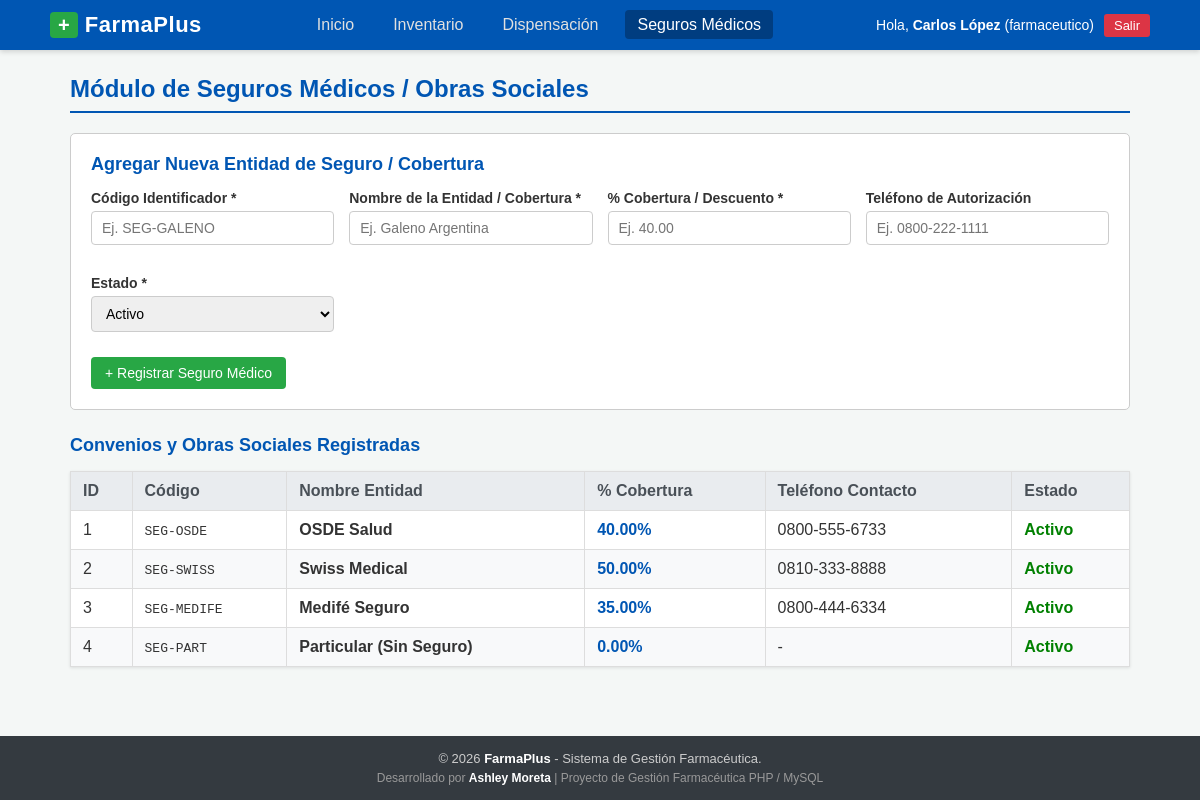
The app's page /seguros.php (signed in) with its own data.
### tables this page shows
CREATE TABLE IF NOT EXISTS `seguros` (
  `id` INT AUTO_INCREMENT PRIMARY KEY,
  `codigo` VARCHAR(20) NOT NULL UNIQUE,
  `nombre` VARCHAR(100) NOT NULL,
  `cobertura_porcentaje` DECIMAL(5,2) NOT NULL DEFAULT 0.00,
  `telefono` VARCHAR(30) NULL,
  `estado` ENUM('activo', 'inactivo') DEFAULT 'activo'
);

### seguros.php (the view, shortened to what this page needs)
<?php
require_once 'header.php';
$seguros = $pdo->query("SELECT * FROM seguros ORDER BY id ASC")->fetchAll();
?>
<h1 class="titulo-pagina">Módulo de Seguros Médicos / Obras Sociales</h1>
<div class="card-formulario">
    <h2 style="font-size: 18px; margin-bottom: 15px; color: #0056b3;">Agregar Nueva Entidad de Seguro / Cobertura</h2>
    <form method="POST" action="seguros.php">
        <div style="display: grid; grid-template-columns: repeat(auto-fit, minmax(200px, 1fr)); gap: 15px;">
            <div class="grupo-form">
                <label for="codigo">Código Identificador *</label>
                <input type="text" id="codigo" name="codigo" required placeholder="Ej. SEG-GALENO">
            </div>
            <div class="grupo-form">
                <label for="nombre">Nombre de la Entidad / Cobertura *</label>
                <input type="text" id="nombre" name="nombre" required placeholder="Ej. Galeno Argentina">
            </div>
            <div class="grupo-form">
                <label for="cobertura_porcentaje">% Cobertura / Descuento *</label>
                <input type="number" step="0.01" min="0" max="100" id="cobertura_porcentaje" name="cobertura_porcentaje" required placeholder="Ej. 40.00">
            </div>
            <div class="grupo-form">
                <label for="telefono">Teléfono de Autorización</label>
                <input type="text" id="telefono" name="telefono" placeholder="Ej. 0800-222-1111">
            </div>
            <div class="grupo-form">
                <label for="estado">Estado *</label>
                <select id="estado" name="estado">
                    <option value="activo">Activo</option>
                </select>
            </div>
        </div>
        <button type="submit" class="btn btn-exito" style="margin-top: 10px;">+ Registrar Seguro Médico</button>
    </form>
</div>
<h2 style="font-size: 18px; color: #0056b3; margin-top: 20px;">Convenios y Obras Sociales Registradas</h2>
<table class="tabla-datos">
    <thead>
        <tr>
            <th>ID</th>
            <th>Código</th>
            <th>Nombre Entidad</th>
            <th>% Cobertura</th>
            <th>Teléfono Contacto</th>
            <th>Estado</th>
        </tr>
    </thead>
    <tbody>
        <?php foreach ($seguros as $s): ?>
            <tr>
                <td><?= $s['id'] ?></td>
                <td><code><?= htmlspecialchars($s['codigo']) ?></code></td>
                <td><strong><?= htmlspecialchars($s['nombre']) ?></strong></td>
                <td><span style="color: #0056b3; font-weight: bold;"><?= number_format($s['cobertura_porcentaje'], 2) ?>%</span></td>
                <td><?= htmlspecialchars($s['telefono']) ?></td>
                <td>
                    <?php if ($s['estado'] == 'activo'): ?>
                        <span style="color: green; font-weight: bold;">Activo</span>
                    <?php else: ?>
                        <span style="color: gray;">Inactivo</span>
                    <?php endif; ?>
                </td>
            </tr>
        <?php endforeach; ?>
    </tbody>
</table>
<?php require_once 'footer.php'; ?>

### css/estilos.css (style rules this page uses)
* { box-sizing: border-box; margin: 0; padding: 0; }
body { font-family: Arial, Helvetica, sans-serif; background-color: #f4f7f6; color: #333333; display: flex; flex-direction: column; min-height: 100vh; }
.titulo-pagina { font-size: 24px; color: #0056b3; border-bottom: 2px solid #0056b3; padding-bottom: 8px; margin-bottom: 20px; }
.tabla-datos { width: 100%; border-collapse: collapse; background-color: #ffffff; margin-top: 15px; box-shadow: 0 1px 3px rgba(0,0,0,0.1); }
.tabla-datos th, .tabla-datos td { border: 1px solid #dddddd; padding: 10px 12px; text-align: left; }
.tabla-datos th { background-color: #e9ecef; color: #495057; font-weight: bold; }
.tabla-datos tr:nth-child(even) { background-color: #f8f9fa; }
.btn { display: inline-block; padding: 8px 14px; border: none; border-radius: 4px; cursor: pointer; font-size: 14px; text-decoration: none; font-weight: 500; }
.btn-exito { background-color: #28a745; color: white; }
.card-formulario { background-color: #ffffff; padding: 20px; border: 1px solid #cccccc; border-radius: 5px; margin-bottom: 25px; }
.grupo-form { margin-bottom: 15px; }
.grupo-form label { display: block; margin-bottom: 5px; font-weight: bold; font-size: 14px; }
.grupo-form input, .grupo-form select, .grupo-form textarea { width: 100%; padding: 8px 10px; border: 1px solid #cccccc; border-radius: 4px; font-size: 14px; }

### records on screen
seguros: id "1", codigo "SEG-OSDE", nombre "OSDE Salud", cobertura_porcentaje "40.00", telefono "0800-555-6733", estado "Activo"
seguros: id "2", codigo "SEG-SWISS", nombre "Swiss Medical", cobertura_porcentaje "50.00", telefono "0810-333-8888", estado "Activo"
seguros: id "3", codigo "SEG-MEDIFE", nombre "Medifé Seguro", cobertura_porcentaje "35.00", telefono "0800-444-6334", estado "Activo"
seguros: id "4", codigo "SEG-PART", nombre "Particular (Sin Seguro)", cobertura_porcentaje "0.00", telefono "-", estado "Activo"

### other values on screen
$_SESSION['usuario_nombre'] "Carlos López"
$_SESSION['usuario_rol'] "farmaceutico"
